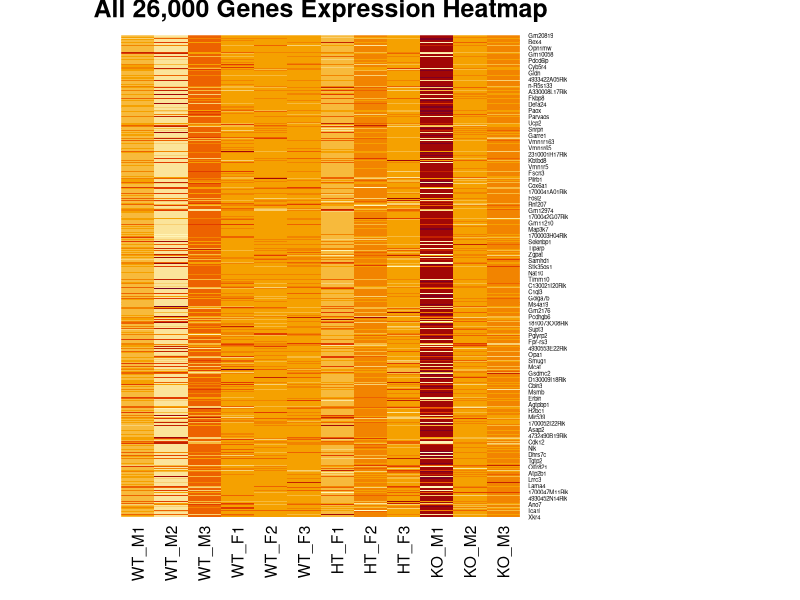
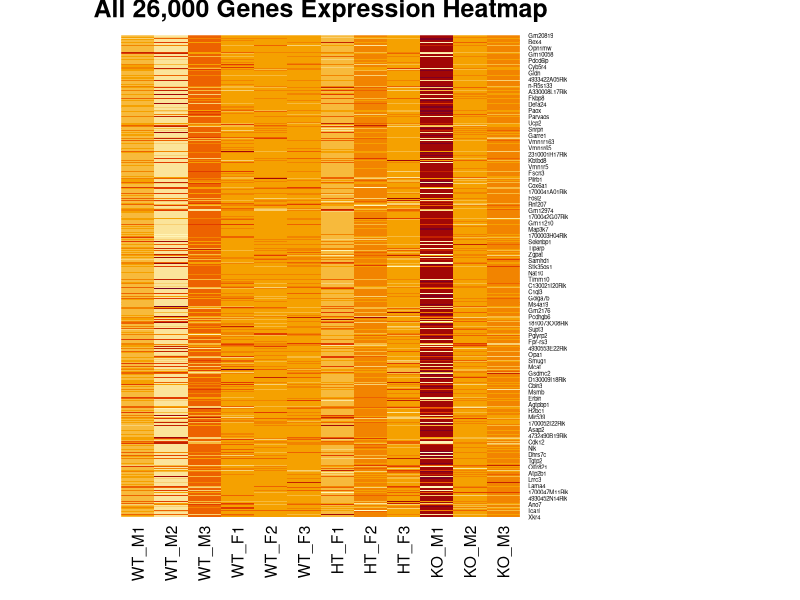

Recreate these plots in R, in order.
###############################################################################
# Author: Kylee Duczyminski
# About: This script is used to generate a heatmap using information about TPM for each gene
# Input: data/raw/HIP_RNA-TPM.xlsx
# Output: data/processed/HIP_RNA-TPM_heatmap.pdf
###############################################################################

# Load libraries
library(readxl)
library(dplyr)
library(readr)
library(pheatmap)

# Set working directory
setwd("/Users/kyleeduczyminski/Documents/Iwase-Lab/Kylee-Project")

# Read your data
raw_data_TPM <- read_excel("data/raw/HIP_RNA-TPM.xlsx")

# Select sample columns
old_names <- c("1_S245", "2_S246", "3_S247", "4_S248", "5_S249", "6_S250", 
               "7_S251", "8_S252", "9_S253", "10_S254", "11_S255", "12_S256")

new_names <- c("WT_F1", "HT_F1", "HT_F2", "KO_M3", "WT_M1", "WT_M2", 
               "HT_F3", "WT_F2", "WT_F3", "KO_M1", "WT_M3", "KO_M2")

# Rename columns manually
colnames(raw_data_TPM)[match(old_names, colnames(raw_data_TPM))] <- new_names

# Organize the columns by genotype and number: WT_M, WT_F, HT_F, KO_M
ordered_columns <- c("WT_M1", "WT_M2", "WT_M3", "WT_F1", "WT_F2", "WT_F3", 
                     "HT_F1", "HT_F2", "HT_F3", "KO_M1", "KO_M2", "KO_M3")
raw_data_TPM <- raw_data_TPM %>% select(Gene_Name, all_of(ordered_columns))

# Select only the sample columns (exclude Gene_Name)
sample_columns <- raw_data_TPM %>% select(all_of(ordered_columns))

# Convert to matrix and set row names to gene names
data_matrix <- as.matrix(sample_columns)
rownames(data_matrix) <- raw_data_TPM$Gene_Name

# Replace NA with 0
data_matrix[is.na(data_matrix)] <- 0

# Normalize using z-score
data_matrix_normalized <- scale(data_matrix)

# # Create heatmap using pheatmap
# pheatmap(data_matrix_normalized,
#          main = "All 26,000 Genes Expression Heatmap",
#          show_rownames = FALSE,
#          clustering_method = "ward.D2",
#          color = colorRampPalette(c("blue", "white", "red"))(50))

###############################################################################

# Create a heatmap with heatmap()
heatmap_generated <- heatmap(data_matrix_normalized,
        main = "All 26,000 Genes Expression Heatmap",
        Rowv = NA, 
        Colv = NA, 
        scale = "row",
        margins = c(5, 10))

# Save heatmap_generated as a PDF to figures/
pdf("figures/HIP_RNA-TPM_heatmap.pdf", width = 10, height = 10)
heatmap(data_matrix_normalized,
        main = "All 26,000 Genes Expression Heatmap",
        Rowv = NA, 
        Colv = NA, 
        scale = "row",
        margins = c(5, 10))
dev.off()
